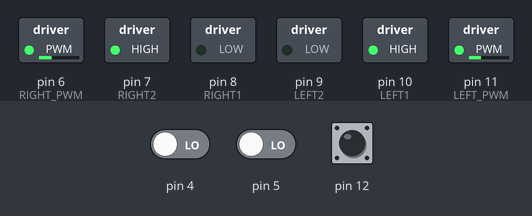
This sketch was run on a simulated Arduino Uno, built with avr-gcc and run on an emulated ATmega328P. Shown: switched loads named in the sketch (green lamp = pin HIGH). The test bench sets the inputs (shaded band); at power-on: pin 12 LOW, pin 4 LOW, pin 5 LOW.

Above: at 1.2 s.
1.3 s: pin 12 driven HIGH
At 1.43 s:
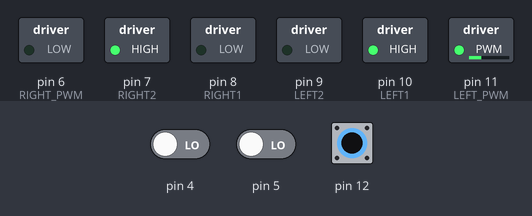
4.3 s: pin 4 driven HIGH
At 5.5 s:
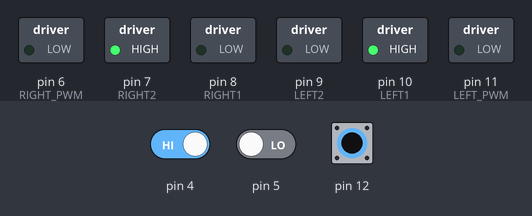
5.8 s: pin 4 driven LOW
8.8 s: pin 12 pulsed LOW 2 times (0.12 s each, 0.3 s apart)
At 9.14 s:
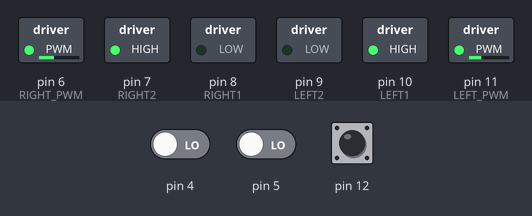
Timing chart, 0 to 12.8 s (numbered marks = the images above; inputs shaded):
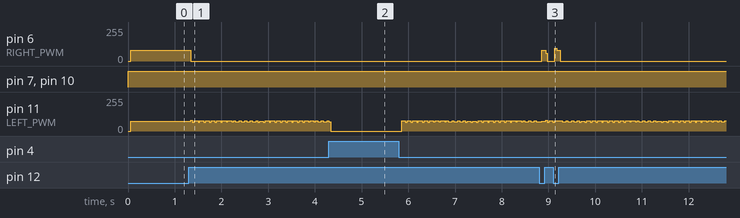

The sketch:

sketch_may2a.ino
```cpp
//左馬達控制設定
const byte LEFT1 = 10; //IN1
const byte LEFT2 = 9; //IN2
const byte LEFT_PWM = 11;
//右馬達控制設定
const byte RIGHT1 = 8; //IN3
const byte RIGHT2 = 7; //IN4
const byte RIGHT_PWM = 6;
//設定PWM輸出值(代表的是車子的速度)

void forward(){
  digitalWrite(LEFT1, HIGH);
  digitalWrite(LEFT2, LOW);
  analogWrite(LEFT_PWM, 150);//158 180
  //右輪·因在小車上馬達安装方向左右兩個是相
  digitalWrite(RIGHT1, LOW);
  digitalWrite (RIGHT2, HIGH);
  analogWrite(RIGHT_PWM, 160);//190
}
void backward(){
  digitalWrite(LEFT1, HIGH);
  digitalWrite(LEFT2, LOW);
  analogWrite(LEFT_PWM, 180);//158 180
  //右輪·因在小車上馬達安装方向左右兩個是相
  digitalWrite(RIGHT1, LOW);
  digitalWrite (RIGHT2, HIGH);
  analogWrite(RIGHT_PWM, 190);//190
}


void turnLeft(){//左轉
  //左輪不動,右輪動(速度為0)
  //analogWrite(LEFT_PWM, 0);
  digitalWrite(RIGHT1, LOW);
  digitalWrite (RIGHT2, HIGH);
  analogWrite(RIGHT_PWM, 255);
  analogWrite(LEFT_PWM, 0);

}

void turnLeft_1(){//左轉，微調

  //左輪不動,右輪動(速度為0)
  //analogWrite(LEFT_PWM, 0);
  digitalWrite(RIGHT1, LOW);
  digitalWrite (RIGHT2, HIGH);
  analogWrite(RIGHT_PWM, 255);//180
  analogWrite(LEFT_PWM, 0);

}

void turnRight(){//右轉
  //右輪不動,左輪動(速度為0)
  digitalWrite(LEFT1, HIGH);
  digitalWrite(LEFT2, LOW);
  analogWrite(LEFT_PWM, 255);
  analogWrite(RIGHT_PWM, 0);
}

void stopMotor() {
  analogWrite(LEFT_PWM, 0);
  analogWrite(RIGHT_PWM, 0);
}

void setup(){
  //設定每一個PIN的模式
  pinMode(LEFT1, OUTPUT);
  pinMode(LEFT2, OUTPUT);
  pinMode(LEFT_PWM, OUTPUT);
  pinMode(RIGHT1, OUTPUT);
  pinMode(RIGHT2, OUTPUT);
  pinMode(RIGHT_PWM, OUTPUT);

  pinMode(5,INPUT);//中
  pinMode(12,INPUT); //左側红外線威測器
  pinMode(4,INPUT);//右側红外線威測器

}
void loop() {
  bool leftSensor = digitalRead(12);
  bool rightSensor = digitalRead(4);
  bool mid = digitalRead(5);
  if (rightSensor && leftSensor && mid) {//
    stopMotor();
    delay(5);
  } else if (!rightSensor && leftSensor) {
    turnRight();
    delay(2);
  } else if (rightSensor && !leftSensor) {
    turnLeft();
   }
    else if(!rightSensor && !leftSensor && !mid){
     forward();
     delay(5);
   }
   stopMotor();
   delay(5);
}
```

Measured:
- after the input at 1.3 s, pin 6 (RIGHT_PWM): 80/255 → 0/255 at once
- after the input at 8.8 s, pin 6 (RIGHT_PWM): 0/255 → 81/255 after 0.06 s, → 0/255 0.08 s later, → 79/255 0.20 s later, → 0/255 0.12 s later
